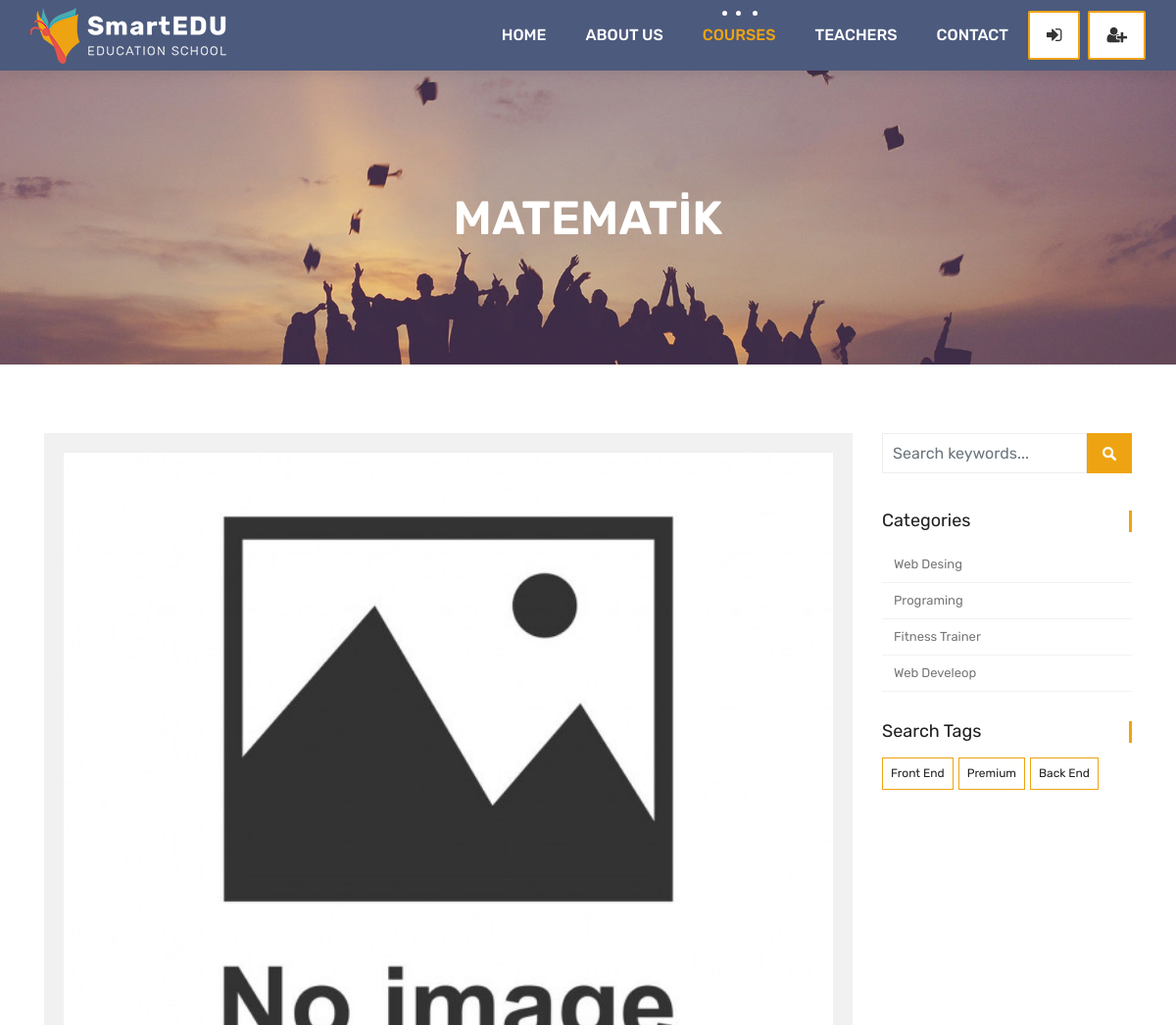
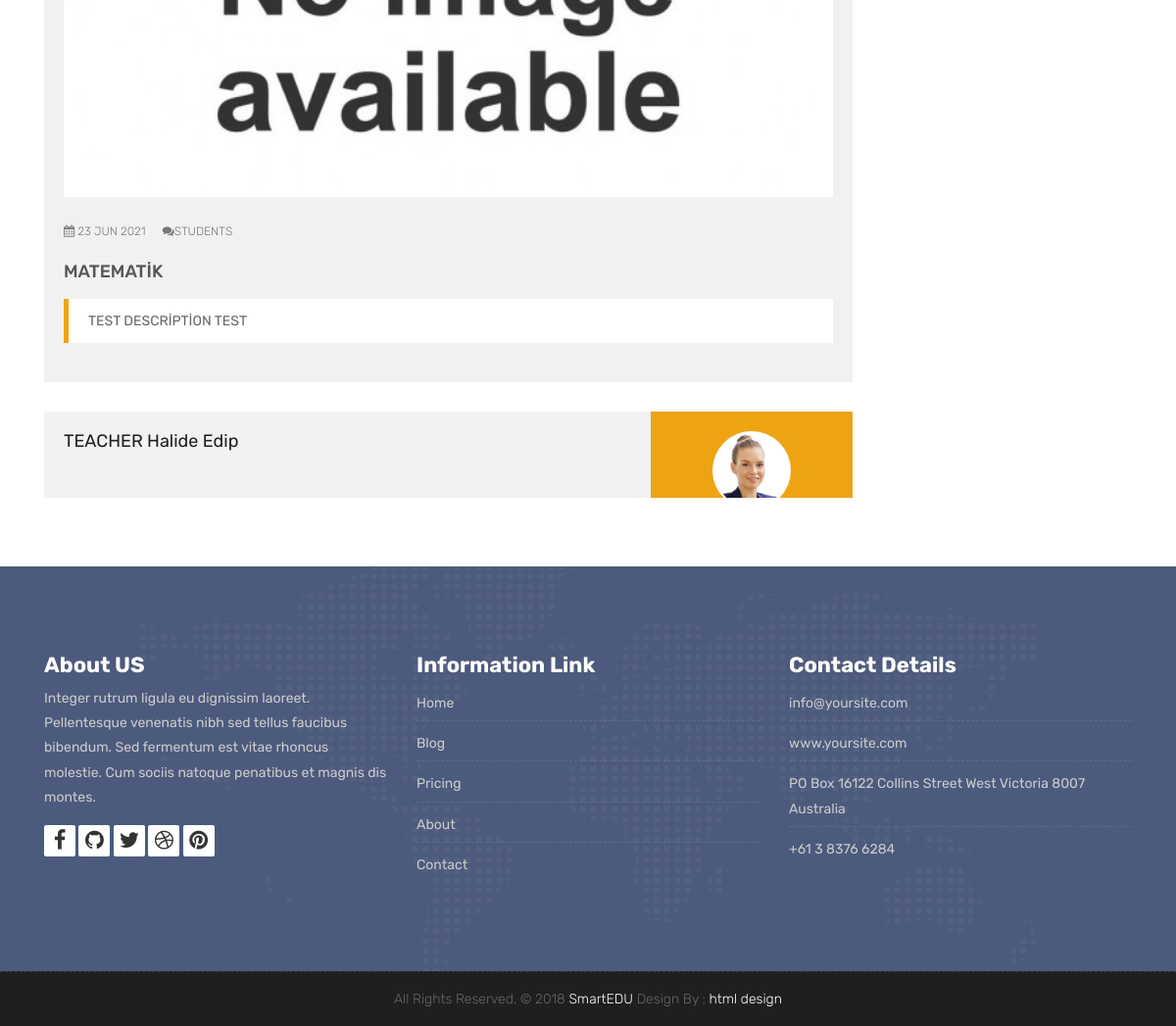
The page /courses/programing/7 on the database its author committed (2 pictures, top to bottom).
### courses/models.py (models this page shows, shortened)
class Course(models.Model):
    teacher = models.ForeignKey(Teacher, null=True, on_delete=models.CASCADE)
    name = models.CharField(max_length=200, unique=True)
    category = models.ForeignKey(Category, null=True, on_delete=models.DO_NOTHING)
    tags = models.ManyToManyField(Tag, blank=True, null=True)
    students = models.ManyToManyField(User,blank=True, related_name='courses_joined')
    description = models.TextField(blank=True, null=True)
    image = models.ImageField(upload_to="courses/%Y/%m/%d/",default="courses/default_courses_image.jpg")
    date = models.DateTimeField(auto_now=True)
    available = models.BooleanField(default=True)

class Category(models.Model):
    name = models.CharField(max_length=50, null=True)
    slug = models.SlugField(max_length=50, unique=True,null=True)

class Tag(models.Model):
    name = models.CharField(max_length=50, null=True)
    slug = models.SlugField(max_length=50, unique=True,null=True)

### teachers/models.py (models this page shows)
class Teacher(models.Model):
    name = models.CharField(max_length=50)
    title = models.CharField(max_length=50)
    description = models.TextField(blank=True)
    image = models.ImageField(upload_to ="courses/%Y%m%d/")
    facebook = models.URLField(max_length=200, blank=True)
    twitter = models.URLField(max_length=200, blank=True)
    linkedin = models.URLField(max_length=200, blank=True)
    youtube = models.URLField(max_length=200, blank=True)
    def __str__(self):
        return self.name

### courses/views.py (the view)
# urls.py: path('<slug:category_slug>/<int:course_id>', views.course_detail, name="course_detail"),
def course_detail(request, category_slug, course_id):
    current_user = request.user
    course = Course.objects.get(category__slug=category_slug, id = course_id)
    courses = Course.objects.all().order_by('-date')
    categories = categories = Category.objects.all()
    tags = Tag.objects.all()
    if current_user.is_authenticated:
        enrolled_courses = current_user.courses_joined.all()
    else:
        enrolled_courses = courses
    context = {
        'course': course,
        'enrolled_courses': enrolled_courses,
        'categories': categories,
        'tags': tags
    }
    return render(request, 'course.html', context)

### templates/course.html (shortened to what this page needs)
{% extends 'partials/_base.html' %}
{% load static %}
{% block content %}
	<div class="all-title-box">
		<div class="container text-center">
			<h1>{{course.name}}</h1>
		</div>
	</div>
    <div id="overviews" class="section wb">
        <div class="container">
            <div class="row">
                <div class="col-lg-9 blog-post-single">
                    <div class="blog-item">
						<div class="image-blog">
							<img src="{{course.image.url}}" alt="" class="img-fluid">
						</div>
						<div class="post-content">
							<div class="meta-info-blog">
								<span><i class="fa fa-calendar"></i> {{course.date|date:"d M Y"}}</span>
								<span><i class="fa fa-comments"></i>Students</span>
							</div>
							<div class="blog-title">
								<h2><a href="#" title="">{{course.name}}</a></h2>
							</div>
							<div class="blog-desc">
								<blockquote class="default">
                                    {{course.description}}
								</blockquote>
							</div>
						</div>
					</div>
					<div class="blog-author">
						<div class="author-bio">
							<h3 class="author_name">TEACHER {{course.teacher}}</h3>
						</div>
						<div class="author-desc">
							<img src="images/author.jpg" alt="about author">
						</div>
					</div>
                </div>
				<div class="col-lg-3 col-12 right-single">
				<div class="widget-search">
					<div class="site-search-area">
						<form method="get" id="site-searchform" action="#">
							<div>
								<input class="input-text form-control" name="search-k" id="search-k"
									placeholder="Search keywords..." type="text">
								<input id="searchsubmit" value="Search" type="submit">
							</div>
						</form>
					</div>
				</div>
					<div class="widget-categories">
						<h3 class="widget-title">Categories</h3>
						<ul>
							{% for category in categories %}
								<li><a href="{% url 'courses_by_category' category.slug %}">{{category.name}}</a></li>
							{% endfor %}
						</ul>
					</div>
					<div class="widget-tags">
						<h3 class="widget-title">Search Tags</h3>
						<ul class="tags">
							{% for tag in tags %}
								<li><a href="{% url 'courses_by_tag' tag.slug %}">{% if tag.slug in request.path%} <b>{{tag.name}}</b>{% else %}{{tag.name}}{% endif %}</a></li>
							{% endfor %}
					</div>
				</div>
            </div>
        </div>
    </div>
 {% endblock %}

### templates/partials/_base.html (shortened to what this page needs)
{% load static %}
<!DOCTYPE html>
<html lang="en">
    <link rel="stylesheet" href="{% static 'css/bootstrap.min.css' %}">
    <link rel="stylesheet" href="{% static 'style.css' %}">
    <link rel="stylesheet" href="{% static 'css/versions.css' %}">
    <link rel="stylesheet" href="{% static 'css/responsive.css' %}">
    <link rel="stylesheet" href="{% static 'css/custom.css' %}">
</head>
<body class="host_version">
    {% include 'partials/_navbar.html' %}
    {% block content  %}
    {% endblock %}
    {% include 'partials/_footer.html' %}

### templates/partials/_navbar.html (shortened to what this page needs)
{% load static %}
	<header class="top-navbar">
		<nav class="navbar navbar-expand-lg navbar-light bg-light">
			<div class="container-fluid">
				<a class="navbar-brand" href="{% url 'index' %}">
					<img src="{% static 'images/logo.png' %}" alt="" />
				</a>
				<div class="collapse navbar-collapse" id="navbars-host">
					<ul class="navbar-nav ml-auto">
						<li class="nav-item {% if '/' == request.path %} active {% endif %}" ><a class="nav-link" href="{% url 'index' %}">Home</a></li>
						<li class="nav-item {% if 'about' in request.path %} active {% endif %}"><a class="nav-link" href="{% url 'about' %}">About Us</a></li>
						<li class="nav-item {% if 'courses' in request.path %} active {% endif %}"><a class="nav-link" href="{% url 'courses' %}">Courses</a></li>
						<li class="nav-item {% if 'teachers' in request.path %} active {% endif %}"><a class="nav-link" href="{% url 'teachers' %}">Teachers</a></li>
						<li class="nav-item {% if 'contact' in request.path %} active {% endif %}"><a class="nav-link" href="{% url 'contact' %}">Contact</a></li>
					</ul>
					<ul class="nav navbar-nav navbar-right">
						{% if user.is_authenticated %}
                    <li><a class="hover-btn-new log orange mr-2" href="{% url 'dashboard' %}"><span>{{user.username}}</span></a></li>
                    <li><a class="hover-btn-new log orange" href="javascript:{document.getElementById('logout').submit()}"><span><i class="fa fa-sign-out"></i></span></a>
                        <form action="{% url 'logout' %}" method="POST" id="logout">
                            {% csrf_token %}
                            <input type="hidden">
                        </form>
                    </li>
                    {% else %}
                    <li><a class="hover-btn-new log orange mr-2" href="{% url 'login' %}"><span><i class="fa fa-sign-in"></i></span></a></li>
                    <li><a class="hover-btn-new log orange" href="{% url 'register' %}"><span><i class="fa fa-user-plus"></i></span></a></li>
                    {% endif %}
                    </ul>
				</div>
			</div>
		</nav>
	</header>

### templates/partials/_footer.html (shortened to what this page needs)
{% load static %}
        <footer class="footer">
        <div class="container">
            <div class="row">
                <div class="col-lg-4 col-md-4 col-xs-12">
                    <div class="widget clearfix">
                        <div class="widget-title">
                            <h3>About US</h3>
                        </div>
                        <p> Integer rutrum ligula eu dignissim laoreet. Pellentesque venenatis nibh sed tellus faucibus bibendum. Sed fermentum est vitae rhoncus molestie. Cum sociis natoque penatibus et magnis dis montes.</p>
						<div class="footer-right">
							<ul class="footer-links-soi">
								<li><a href="#"><i class="fa fa-facebook"></i></a></li>
								<li><a href="#"><i class="fa fa-github"></i></a></li>
								<li><a href="#"><i class="fa fa-twitter"></i></a></li>
								<li><a href="#"><i class="fa fa-dribbble"></i></a></li>
								<li><a href="#"><i class="fa fa-pinterest"></i></a></li>
							</ul>
						</div>
                    </div>
                </div>
				<div class="col-lg-4 col-md-4 col-xs-12">
                    <div class="widget clearfix">
                        <div class="widget-title">
                            <h3>Information Link</h3>
                        </div>
                        <ul class="footer-links">
                            <li><a href="#">Home</a></li>
                            <li><a href="#">Blog</a></li>
                            <li><a href="#">Pricing</a></li>
							<li><a href="#">About</a></li>
							<li><a href="#">Contact</a></li>
                        </ul>
                    </div>
                </div>
                <div class="col-lg-4 col-md-4 col-xs-12">
                    <div class="widget clearfix">
                        <div class="widget-title">
                            <h3>Contact Details</h3>
                        </div>
                        <ul class="footer-links">
                            <li><a href="mailto:#">info@yoursite.com</a></li>
                            <li><a href="#">www.yoursite.com</a></li>
                            <li>PO Box 16122 Collins Street West Victoria 8007 Australia</li>
                            <li>+61 3 8376 6284</li>
                        </ul>
                    </div>
                </div>
            </div>
        </div>
    </footer>
    <div class="copyrights">
        <div class="container">
            <div class="footer-distributed">
                <div class="footer-center">
                    <p class="footer-company-name">All Rights Reserved. &copy; 2018 <a href="#">SmartEDU</a> Design By : <a href="https://html.design/">html design</a></p>
                </div>
            </div>
        </div>
    </div>
</body>
</html>

### rows shown on the page
Course: name "MATEMATİK", image (placeholder picture), date "23 JUN 2021", description "TEST DESCRİPTİON TEST", teacher "Halide Edip"
Category: name "Web Desing"
Category: name "Programing"
Category: name "Fitness Trainer"
Category: name "Web Develeop"
Tag: name "Front End"
Tag: name "Premium"
Tag: name "Back End"
